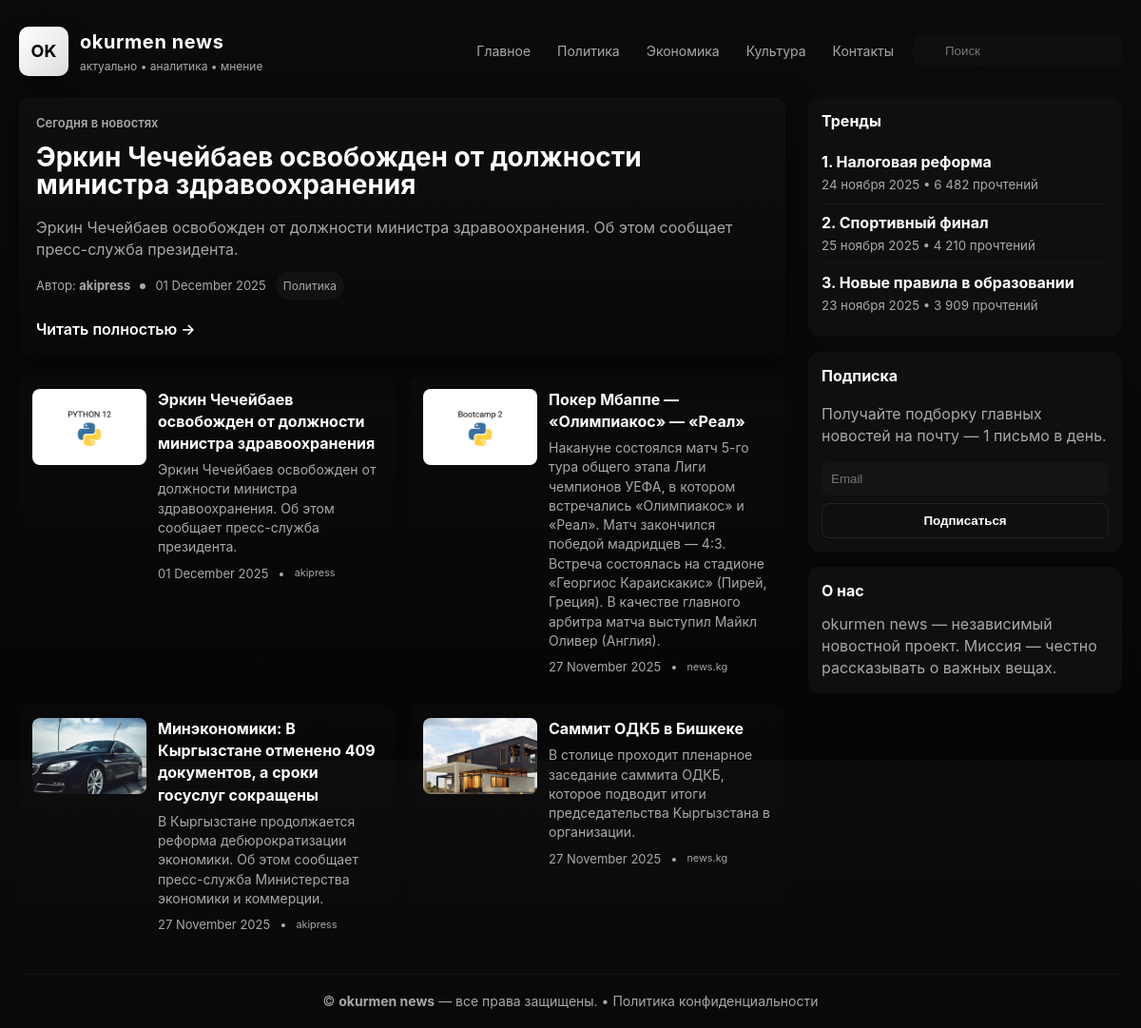
The page / on the database its author committed.
### news/models.py (models this page shows, shortened)
class News(models.Model):
    title = models.CharField(max_length=255)
    short_description = models.TextField()
    content = models.TextField()
    created_at = models.DateTimeField(auto_now_add=True)
    author = models.ForeignKey('Author', on_delete=models.SET_NULL, null=True)
    category = models.ForeignKey('Category', on_delete=models.CASCADE)
    image = models.ImageField(upload_to='news/', null=True, blank=True)
    class Meta:
        verbose_name = 'New'
        verbose_name_plural = 'News'
        ordering = ['-created_at']

class Author(models.Model):
    full_name = models.CharField(max_length=100)
    class Meta:
        verbose_name = 'Author'
        verbose_name_plural = 'Authors'

class Category(models.Model):
    title = models.CharField(max_length=255)
    class Meta:
        verbose_name = 'Category'
        verbose_name_plural = 'Categories'

### news/views.py (the view)
# urls.py: 2. Add a URL to urlpatterns:  path('', views.home, name='home')
def home(request):
    news = News.objects.all()
    return render(request, 'index.html', context={'news': news})

### templates/index.html (shortened to what this page needs)
<!doctype html>
<html lang="ru">
<head>
</head>
<body>
  <div class="container">
    <header class="site-header">
      <a class="brand" href="#">
        <div class="logo">OK</div>
        <div>
          <div class="site-title">okurmen news</div>
          <div class="site-tag">актуально • аналитика • мнение</div>
        </div>
      </a>
      <nav class="topnav" aria-label="Главная навигация">
        <a href="#">Главное</a>
        <a href="#">Политика</a>
        <a href="#">Экономика</a>
        <a href="#">Культура</a>
        <a href="contacts/">Контакты</a>
        <div class="search" role="search" aria-label="Поиск по сайту">
          <svg width="16" height="16"...></svg>
          <input type="search" placeholder="Поиск" />
        </div>
      </nav>
    </header>
    <main>
      <div class="grid">
        <section>
          {% if news %}
          {% with hero=news.0 %}
          <article class="hero">
            <div class="kicker">Сегодня в новостях</div>
            <h1>{{ hero.title }}</h1>
            <p class="lead">{{ hero.short_description }}</p>
            <div class="meta">
              <span>Автор: <strong>{{ hero.author.full_name|default:"Неизвестно" }}</strong></span>
              <span class="dot"></span>
              <time>{{ hero.created_at|date:"d E Y" }}</time>
              <a class="tag">{{ hero.category.title }}</a>
            </div>
            <a class="read-more" href="#">Читать полностью →</a>
          </article>
          {% endwith %}
          {% endif %}
          <div class="cards">
            {% for item in news %}
            <article class="card">
                {% if item.image %}
                    <img src="{{ item.image.url }}" alt="{{ item.title }}"/>
                {% endif %}
              <div class="card-body">
                <h3>{{ item.title }}</h3>
                <p>{{ item.short_description }}</p>
                <div class="meta" style="margin-top:8px">
                  <time>{{ item.created_at|date:"d E Y" }}</time>
                  • <small>{{ item.author.full_name|default:"Автор неизвестен" }}</small>
                </div>
              </div>
            </article>
            {% endfor %}
          </div>
        </section>
        <aside class="sidebar">
          <div class="widget">
            <h4>Тренды</h4>
            <div class="trend-item">
              <div style="flex:1">
                <strong>1. Налоговая реформа</strong>
                <div><small>24 ноября 2025 • 6 482 прочтений</small></div>
              </div>
            </div>
            <div class="trend-item">
              <div style="flex:1">
                <strong>2. Спортивный финал</strong>
                <div><small>25 ноября 2025 • 4 210 прочтений</small></div>
              </div>
            </div>
            <div class="trend-item">
              <div style="flex:1">
                <strong>3. Новые правила в образовании</strong>
                <div><small>23 ноября 2025 • 3 909 прочтений</small></div>
              </div>
            </div>
          </div>
          <div class="widget">
            <h4>Подписка</h4>
            <p style="color:var(--muted)">Получайте подборку главных новостей на почту — 1 письмо в день.</p>
            <form onsubmit="event.preventDefault();alert('Спасибо — вы подписаны (демо)');">
              <input type="email" placeholder="Email" required style="width:100%;padding:10px;border-radius:8px;border:0;background:rgba(255,255,255,0.02);color:var(--accent);margin-bottom:8px" />
              <button style="width:100%;padding:10px;border-radius:8px;border:0;background:transparent;border:1px solid rgba(255,255,255,0.08);color:var(--accent);font-weight:700;">Подписаться</button>
            </form>
          </div>
          <div class="widget">
            <h4>О нас</h4>
            <p style="color:var(--muted);margin:0">
              okurmen news — независимый новостной проект. Миссия — честно рассказывать о важных вещах.
            </p>
          </div>
        </aside>
      </div>
      <footer class="site-footer">
        © <strong>okurmen news</strong> — все права защищены.
        • <a href="#" style="color:var(--muted);text-decoration:none">Политика конфиденциальности</a>
      </footer>
    </main>
  </div>
</body>
</html>

### templates/index.html (style rules this page uses)
:root { --bg: #0b0b0b; --paper: #0f0f0f; --muted: #a8a8a8; --accent: #ffffff; --glass: rgba(255,255,255,0.04); --radius: 12px; --max-width: 1200px; font-family: Inter, system-ui, -apple-system, "Segoe UI", Roboto, "Helvetica Neue", Arial; color-scheme: dark; }
* { box-sizing:border-box }
html,body { height:100% }
body { margin:0; background:linear-gradient(180deg,var(--bg),#050505); color:var(--accent); -webkit-font-smoothing:antialiased; -moz-osx-font-smoothing:grayscale; line-height:1.45; font-size:16px; }
.container { width:100%; max-width:var(--max-width); margin:28px auto; padding:0 20px; }
header.site-header { display:flex; align-items:center; justify-content:space-between; gap:16px; margin-bottom:22px; }
.brand { display:flex; align-items:center; gap:12px; text-decoration:none; color:var(--accent); }
.logo { width:52px;height:52px;border-radius:10px; background:linear-gradient(135deg,#fff,#ddd); display:grid;place-items:center;color:#000;font-weight:700;font-size:18px; box-shadow:0 4px 18px rgba(0,0,0,0.6); }
.site-title { font-size:20px;font-weight:700;letter-spacing:0.6px }
.site-tag { font-size:12px;color:var(--muted);margin-top:2px }
nav.topnav { display:flex;align-items:center;gap:12px; }
nav.topnav a { color:var(--muted);text-decoration:none;font-size:14px;padding:8px;border-radius:8px }
.search { display:flex;align-items:center;gap:8px;background:var(--paper);padding:8px;border-radius:10px }
.search input { background:transparent;border:0;color:var(--accent);outline:none;width:180px }
.grid { display:grid; grid-template-columns: 1fr 330px; gap:24px; }
.hero { background:linear-gradient(180deg, rgba(255,255,255,0.02), transparent); border-radius:var(--radius); overflow:hidden;padding:18px;display:flex;flex-direction:column;gap:12px; box-shadow:0 8px 30px rgba(0,0,0,0.6); }
.hero .kicker { color:var(--muted);font-size:13px;font-weight:600 }
.hero h1 { margin:0;font-size:28px;line-height:1.05 }
.hero p.lead { color:var(--muted);margin:6px 0 0 }
.meta { display:flex;gap:10px;align-items:center;font-size:13px;color:var(--muted) }
.meta .dot { width:6px;height:6px;background:var(--muted);border-radius:50% }
.cards { display:grid;grid-template-columns:repeat(2,1fr);gap:16px;margin-top:18px }
.card { background:linear-gradient(180deg, rgba(255,255,255,0.01), transparent);padding:14px;border-radius:12px;display:flex;gap:12px;align-items:flex-start }
.card img { width:120px;height:80px;object-fit:cover;border-radius:8px;flex-shrink:0 }
.card .card-body { flex:1 }
.card h3 { margin:0 0 6px;font-size:16px }
.card p { margin:0;color:var(--muted);font-size:14px }
aside.sidebar { position:relative }
.widget { background:var(--paper);padding:14px;border-radius:12px;margin-bottom:16px }
.widget h4 { margin:0 0 12px }
.trend-item { display:flex;gap:10px;align-items:flex-start;padding:8px 0;border-bottom:1px solid rgba(255,255,255,0.03) }
.trend-item:last-child { border-bottom:0 }
.trend-item small { color:var(--muted) }
@media (prefers-reduced-motion: no-preference) { .card, .hero { transition:transform .25s ease, box-shadow .25s ease } }
footer.site-footer { margin-top:28px;padding:18px 0;border-top:1px solid rgba(255,255,255,0.03);color:var(--muted);font-size:14px;text-align:center }
.tag { display:inline-block;padding:6px 8px;border-radius:999px;background:rgba(255,255,255,0.03);font-size:12px;color:var(--muted) }
.read-more { display:inline-block;margin-top:8px;font-weight:600;color:var(--accent);text-decoration:none }

### rows shown on the page
News: title "Эркин Чечейбаев освобожден от должности министра здравоохранения", short_description "Эркин Чечейбаев освобожден от должности министра здравоохранения. Об этом сообщает пресс-служба президента.", author.full_name "akipress", created_at "01 December 2025", category "Политика", image (picture)
News: image (picture), title "Покер Мбаппе — «Олимпиакос» — «Реал»", short_description "Накануне состоялся матч 5-го тура общего этапа Лиги чемпионов УЕФА, в котором встречались «Олимпиакос» и «Реал». Матч закончился победой мадридцев — 4:3. Встреча состоялась на стадионе «Георгиос Караискакис» (Пирей, Греция). В качестве главного арбитра матча выступил Майкл Оливер (Англия).", created_at "27 November 2025", author.full_name "news.kg"
News: image (picture), title "Минэкономики: В Кыргызстане отменено 409 документов, а сроки госуслуг сокращены", short_description "В Кыргызстане продолжается реформа дебюрократизации экономики. Об этом сообщает пресс-служба Министерства экономики и коммерции.", created_at "27 November 2025", author.full_name "akipress"
News: image (picture), title "Саммит ОДКБ в Бишкеке", short_description "В столице проходит пленарное заседание саммита ОДКБ, которое подводит итоги председательства Кыргызстана в организации.", created_at "27 November 2025", author.full_name "news.kg"
